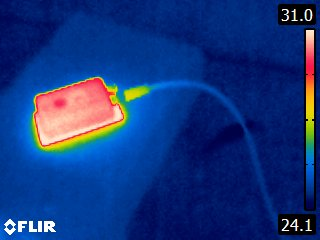
#> input picture PerspectiveTransform/test_0111/FLIR0100.jpg, 320 x 240 px
$ python functions0208.py
#> lines starting #> are read from the running program, lines starting #| are printed output that depends on the picture
import cv2
import numpy as np
from argparse import ArgumentParser

def get_parser():
    '''
    --img1 : dest image
    --img2 : src image
    --output : path of output image(blend of distort img2 and img1)
    --width  : width of output
    --height : height of output
    --byhand : wether to choose points by hand(mouse)
    '''
    parser = ArgumentParser(description='my description')
    parser.add_argument('--img1', type=str, default="test_0111/FLIR0100.jpg")
    parser.add_argument('--img2', type=str, default="test_0111/FLIR0101.jpg")
    parser.add_argument('--output', type=str, default="test_result/result_0208.jpg")
    parser.add_argument('--width', type=int, default=320, help="crop width, crop center")
    parser.add_argument('--height', type=int, default=240, help="crop height, crop center")
    parser.add_argument('--byhand', action='store_true')

    return parser

### find coordinate of devices
def click_event(event,x,y,flags,params):

    if event == cv2.EVENT_RBUTTONDOWN:
        print(x,'',y)
        points.append([x,y])
        cv2.namedWindow('image', cv2.WINDOW_NORMAL)
        cv2.imshow('image', image)
if __name__=="__main__":
    parser = get_parser()
    args = parser.parse_args()
    img1 = cv2.imread(args.img1) # size=(320,240)
#> img1 is the input picture: shape (240, 320, 3); mean B, G, R 124.2, 53.9, 21.8
    img2 = cv2.imread(args.img2) # size=(640,480)
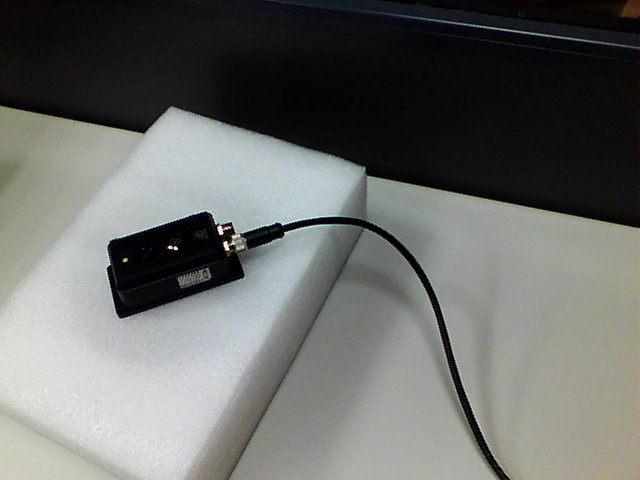
#> input picture PerspectiveTransform/test_0111/FLIR0101.jpg, 640 x 480 px
#> img2 is the input picture: shape (480, 640, 3); mean B, G, R 105.8, 109.2, 107.3
    # img2 = img2[88:88+384, 52:52+512]
    img3 = cv2.resize(img2, (320,240), None)
    img3 = cv2.addWeighted(img3, 0.4, img1, 0.8, 0.0)
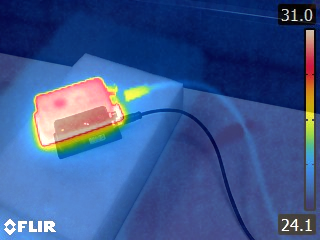
#> img3: shape (240, 320, 3); mean B, G, R 141.6, 86.7, 59.7
    cv2.imwrite("test_result/normal_blend.jpg", img3)
    points = []

    cv2.namedWindow('image', 0)
    cv2.resizeWindow('image', 600, 600)
    cv2.imshow('image', img1)
    image = img1
    cv2.setMouseCallback('image', click_event)
    cv2.waitKey(0)
    points_1 = points.copy()
    print(points_1)
    points = []

    # cv2.namedWindow('image', cv2.WINDOW_NORMAL)
    cv2.resizeWindow('image', 600, 600)
    cv2.imshow('image', img2)
    image = img2
    cv2.setMouseCallback('image', click_event)
    cv2.waitKey(0)
    points_2 = points.copy()
    print(points_2)
    print('=======================')


    cv2.destroyAllWindows()

    # img2 = cv2.resize(img2, (320,240), interpolation = cv2.INTER_CUBIC)

    if args.byhand:
        # original pts
        pts_o = np.float32(points_2) # 这四个点为原始图片上数独的位置
        pts_d = np.float32(points_1) # 这是变换之后的图上四个点的位置
    else:
        pts_o = np.float32([[48, 164], [60, 238], [184, 194], [146, 131]]) # 这四个点为原始图片上数独的位置
        pts_d = np.float32([[36, 96], [43, 146], [123, 117], [98, 78]]) # 这是变换之后的图上四个点的位置
        # pts_o = np.float32([[36, 1043], [905, 1041], [903, 166], [34, 181]]) # 这四个点为原始图片上数独的位置
        # pts_d = np.float32([[29, 1049], [792, 1047], [924, 158], [122, 176]]) # 这是变换之后的图上四个点的位置

    # get transform matrix
    M = cv2.getPerspectiveTransform(pts_o, pts_d)
    # apply transformation
    dst = cv2.warpPerspective(img2, M, (args.width, args.height)) # 最后一参数是输出dst的尺寸。可以和原来图片尺寸不一致。按需求来确定
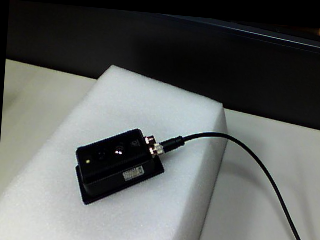
#> dst: shape (240, 320, 3); mean B, G, R 96.2, 98, 95
    dst2 = cv2.addWeighted(dst, 0.5, img1, 1, 0.0)
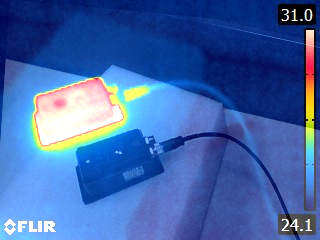
#> dst2: shape (240, 320, 3); mean B, G, R 169.6, 101.2, 64

    # cv2.imshow('img1', img1)
    # cv2.imshow('im2', img2)
    cv2.namedWindow('dst', cv2.WINDOW_NORMAL)
    cv2.imshow('dst', dst2)
    cv2.waitKey(0)
    cv2.destroyAllWindows()
    cv2.imwrite(args.output, dst)
    cv2.imwrite("test_result/blend_0208.jpg", dst2)
